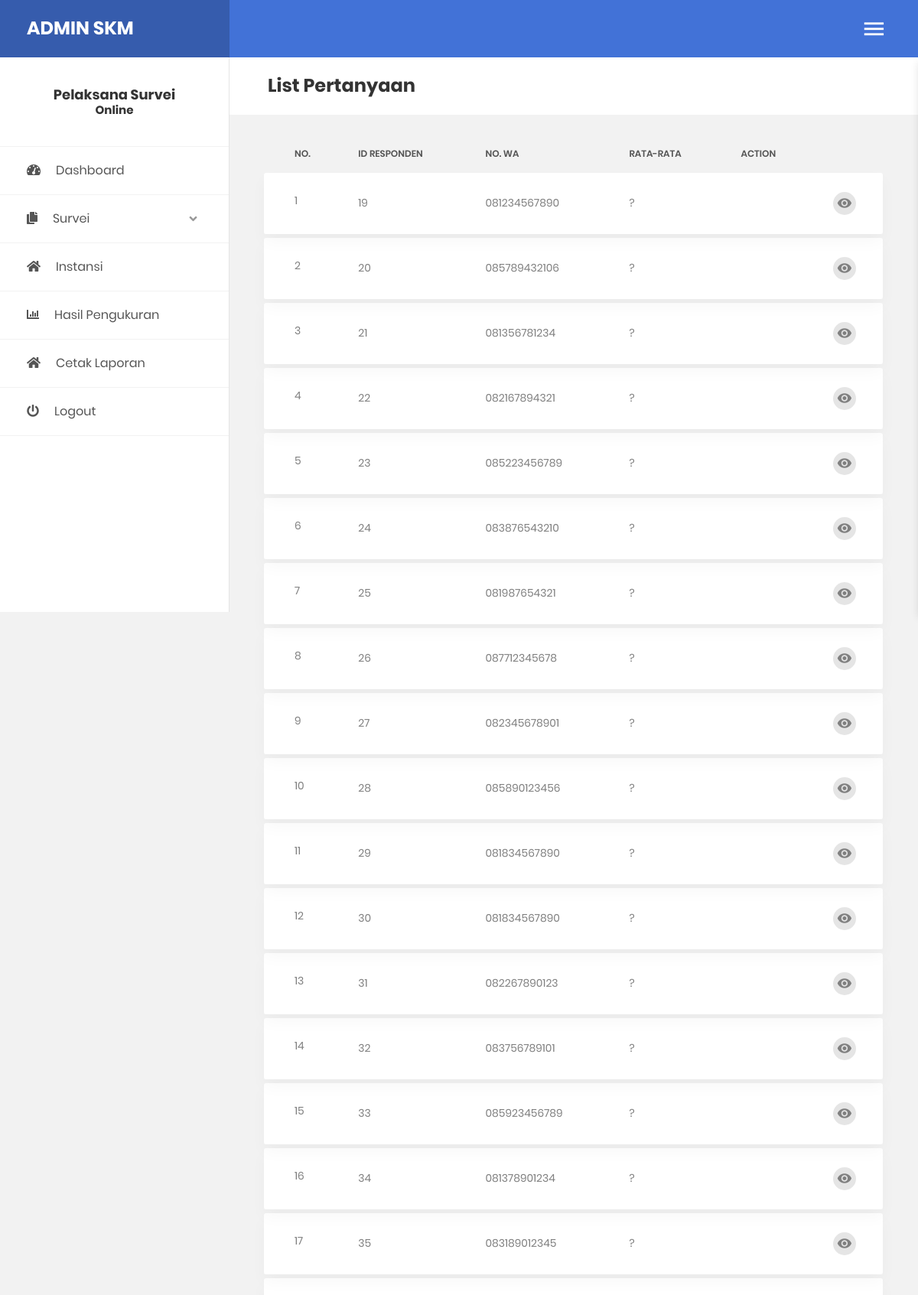
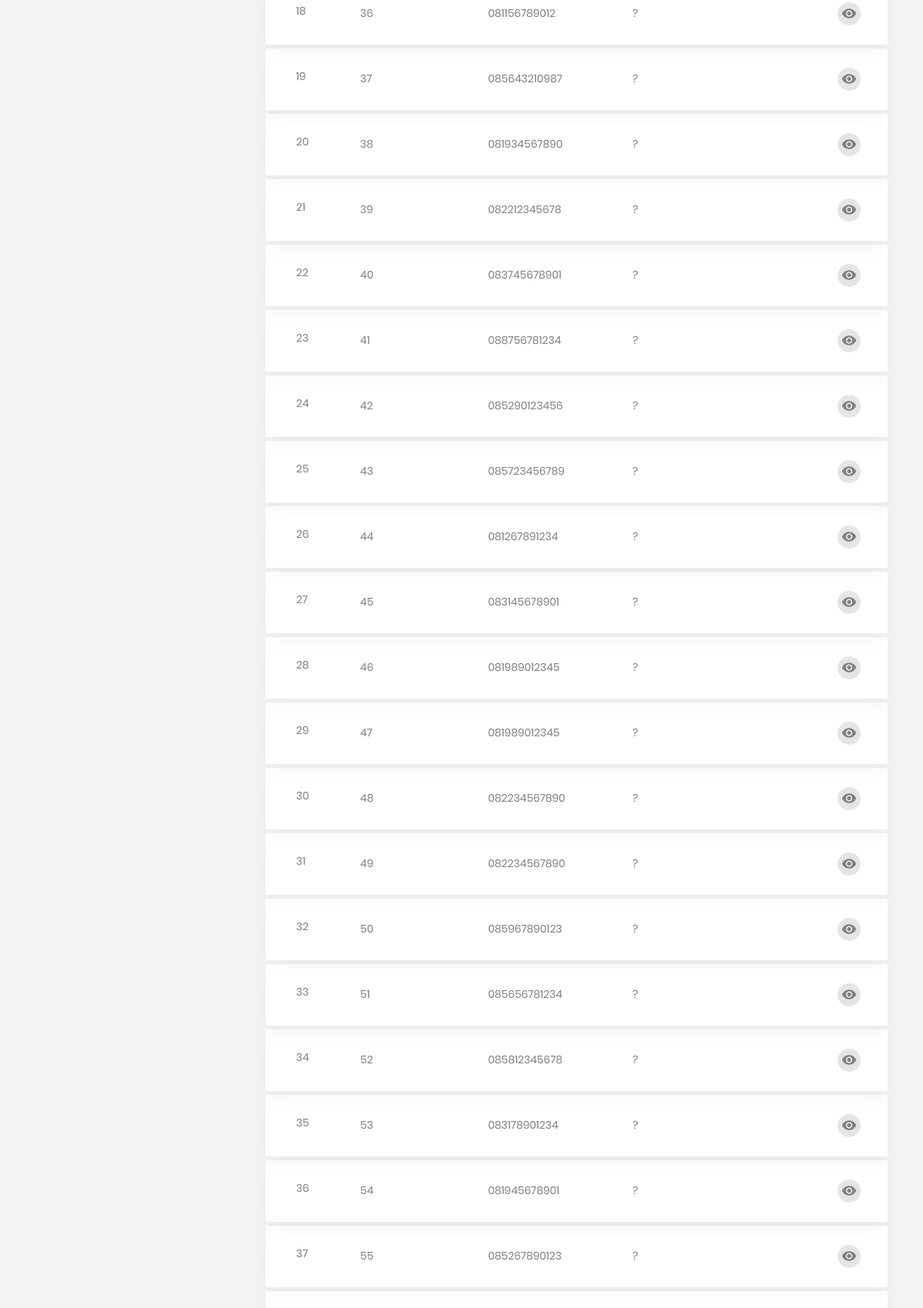
/admin/index.php?page=publish.php (signed in, upper part), run on the app's committed database (2 pictures, top to bottom).
### tables this page shows
CREATE TABLE `data_responden` (
  `id_responden` int NOT NULL,
  `no_wa` varchar(20) NOT NULL,
  `id_instansi` int NOT NULL,
  `nama_responden` varchar(50) NOT NULL,
  `jkel` enum('Laki-laki','Perempuan') NOT NULL,
  `pekerjaan` varchar(50) NOT NULL,
  `pendidikan` varchar(50) NOT NULL,
  `saran` text NOT NULL,
  `status_responden` enum('belum','selesai','tanggapi') NOT NULL,
  `tgl_responden` timestamp NOT NULL DEFAULT CURRENT_TIMESTAMP ON UPDATE CURRENT_TIMESTAMP
);

### admin/publish.php (the view)
<section class="au-breadcrumb m-t-75">
               <div class="section__content section__content--p30">
                   <div class="container-fluid">
                       <div class="row">
                           <div class="col-md-12">
                               <div class="au-breadcrumb-content">
                                   <div class="au-breadcrumb-left">
                                       <ul class="list-unstyled list-inline au-breadcrumb__list">
                                           <h3 class="text-xl font-bold text-bold">List Pertanyaan</h3>
                                       </ul>
                                   </div>
                               </div>
                           </div>
                       </div>
                   </div>
               </div>
           </section>
<section>
               <div class="section__content section__content--p30">
                   <div class="container-fluid">
                       <div class="row">
                           <div class="col-md-12">
                               <br>
                               <div class="table-responsive table-responsive-data2">
                                   <table class="table table-data2">
                                       <thead>
                                           <tr>
                                               <th>No.</th>
                                               <th>ID Responden</th>
                                               <th>No. Wa</th>
                                               <th>Rata-rata</th>
                                               <th width='10'>Action</th>
                                           </tr>
                                       </thead>
                                       <tbody>
                                           <?php
                                           include("koneksi.php");
                                           $query=mysqli_query($conn,"select * from data_responden where status_responden!='belum' ");
                                           $nomor=1;
                                           while($data=mysqli_fetch_array($query))
                                           {
                                               echo"
                                               <tr class='tr-shadow'>
                                                   <td>$nomor</td>
                                                   <td>
                                                       $data[id_responden]
                                                   </td>
                                                   <td>
                                                       $data[no_wa]
                                                   </td>
                                                   <td>?<td>
                                                   <td>
                                                       <div class='table-data-feature'>
                                                           <button class='item' data-toggle='tooltip' data-placement='top' title='Detail'>
                                                               <a href='?page=detail.php&id_responden=$data[id_responden]'><i class='zmdi zmdi-eye'></i></a>
                                                           </button>
                                                       </div>
                                                   </td>
                                               </tr>
                                               <tr class='spacer'></tr>
                                               ";
                                               $nomor++;
                                           }
                                           ?>
                                       </tbody>
                                   </table>
                               </div>
                           </div>
                       </div>
                   </div>
               </div>
</section>

### data on the page
data_responden: id_responden "19", no_wa "081234567890"
data_responden: id_responden "20", no_wa "085789432106"
data_responden: id_responden "21", no_wa "081356781234"
data_responden: id_responden "22", no_wa "082167894321"
data_responden: id_responden "23", no_wa "085223456789"
data_responden: id_responden "24", no_wa "083876543210"
data_responden: id_responden "25", no_wa "081987654321"
data_responden: id_responden "26", no_wa "087712345678"
data_responden: id_responden "27", no_wa "082345678901"
data_responden: id_responden "28", no_wa "085890123456"
data_responden: id_responden "29", no_wa "081834567890"
data_responden: id_responden "30", no_wa "081834567890"
data_responden: id_responden "31", no_wa "082267890123"
data_responden: id_responden "32", no_wa "083756789101"
data_responden: id_responden "33", no_wa "085923456789"
data_responden: id_responden "34", no_wa "081378901234"
data_responden: id_responden "35", no_wa "083189012345"
data_responden: id_responden "36", no_wa "081156789012"
data_responden: id_responden "37", no_wa "085643210987"
data_responden: id_responden "38", no_wa "081934567890"
data_responden: id_responden "39", no_wa "082212345678"
data_responden: id_responden "40", no_wa "083745678901"
data_responden: id_responden "41", no_wa "088756781234"
data_responden: id_responden "42", no_wa "085290123456"
data_responden: id_responden "43", no_wa "085723456789"
data_responden: id_responden "44", no_wa "081267891234"
data_responden: id_responden "45", no_wa "083145678901"
data_responden: id_responden "46", no_wa "081989012345"
data_responden: id_responden "47", no_wa "081989012345"
data_responden: id_responden "48", no_wa "082234567890"
data_responden: id_responden "49", no_wa "082234567890"
data_responden: id_responden "50", no_wa "085967890123"
data_responden: id_responden "51", no_wa "085656781234"
data_responden: id_responden "52", no_wa "085812345678"
data_responden: id_responden "53", no_wa "083178901234"
data_responden: id_responden "54", no_wa "081945678901"
data_responden: id_responden "55", no_wa "085267890123"
